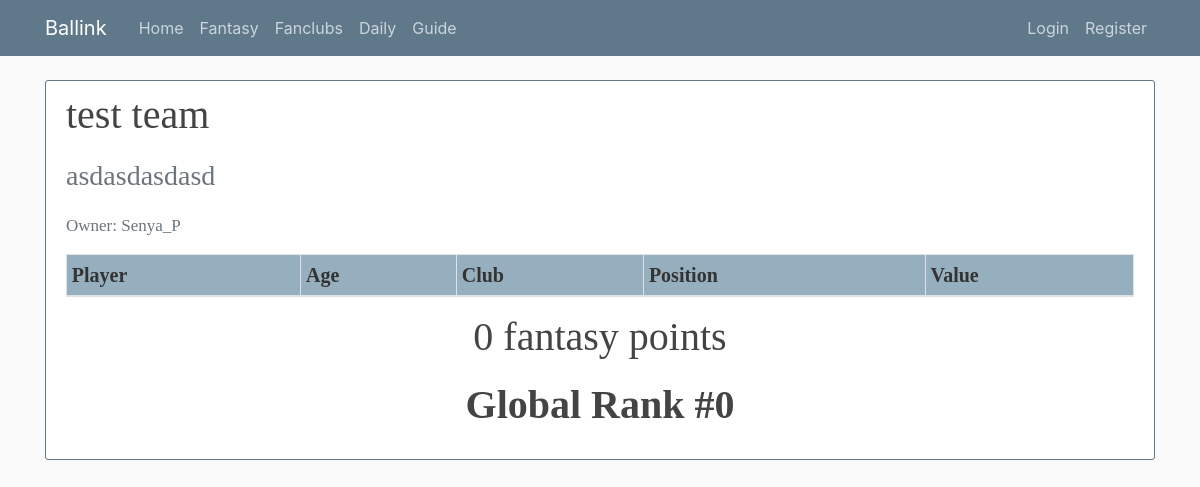
The page /fantasy/team/test team on the database its author committed.
### fantasy/models.py (models this page shows, shortened)
class UserTeam(models.Model):
    name = models.CharField(max_length=50)
    description = models.TextField()
    owner = models.OneToOneField(User, default='', on_delete=models.CASCADE)
    logo = models.ForeignKey(Team, default='', on_delete=models.CASCADE, null=True)
    players = models.ManyToManyField(Player)
    points = models.BigIntegerField(default=0)
    rank = models.SmallIntegerField(default=0)
    completed = models.BooleanField(default=False)

### fantasy/views.py (the view)
# urls.py: path('team/<str:name>', userteam, name='userteam'),
def userteam(request, name):
	team = UserTeam.objects.filter(name=name).first()
	team_pts = [t.points for t in UserTeam.objects.all() if t.name != team.name]
	rank = 1
	last_equal = 1
	for pt in team_pts:
		if pt > team.points:
			rank += 1
			last_equal += 1
		elif pt == team.points:
			last_equal += 1
	if rank != last_equal:
		rank = f'{rank}-{last_equal}'
	return render(request, 'fantasy/userteam.html', context={'team': team})

### fantasy/templates/fantasy/userteam.html (shortened to what this page needs)
{% extends 'blog/base.html' %}
{% block text %}
<div class="fantasy">
<div class="content-section">
    <div class="media-body">
        <h2 class="account-heading">{{ team.name }}</h2>
        <h3 class="text-secondary">{{ team.description }}</h3>
        <p class="text-secondary">Owner: {{ team.owner }}</p>
        <table class="table table-sm table-bordered">
        <thead>
          <tr>
            <th>Player</th>
            <th>Age</th>
            <th>Club</th>
            <th>Position</th>
            <th>Value</th>
          </tr>
        </thead>
    </table>
    <h1 class="center-title">{{ team.points }} fantasy points</h1>
    <h1 class="center-title"><b>Global Rank #{{ team.rank }}</b></h1>
    </div>
</div>
</div>
{% endblock text %}

### blog/static/blog/main.css (style rules this page uses)
body { background: #fafafa; color: #333333; margin-top: 5rem; }
h1, h2, h3, h4, h5, h6 { color: #444444; margin-bottom: 20px; }
.content-section { background: #ffffff; padding: 10px 20px; border: 1px solid #5f788a; border-radius: 3px; margin-bottom: 20px; }
.account-heading { font-size: 2.5rem; }
.fantasy { font-size: 17px; font-family: calibri; }
td, th { border: 2px solid rgb(155, 165, 175); padding-left: 15px; }
th { background-color: rgb(150, 175, 190); font-size: 20px; height: 40px; }
.center-title { text-align: center }

### rows shown on the page
UserTeam: name "test team", description "asdasdasdasd", owner "Senya_P", points "0", rank "0"
